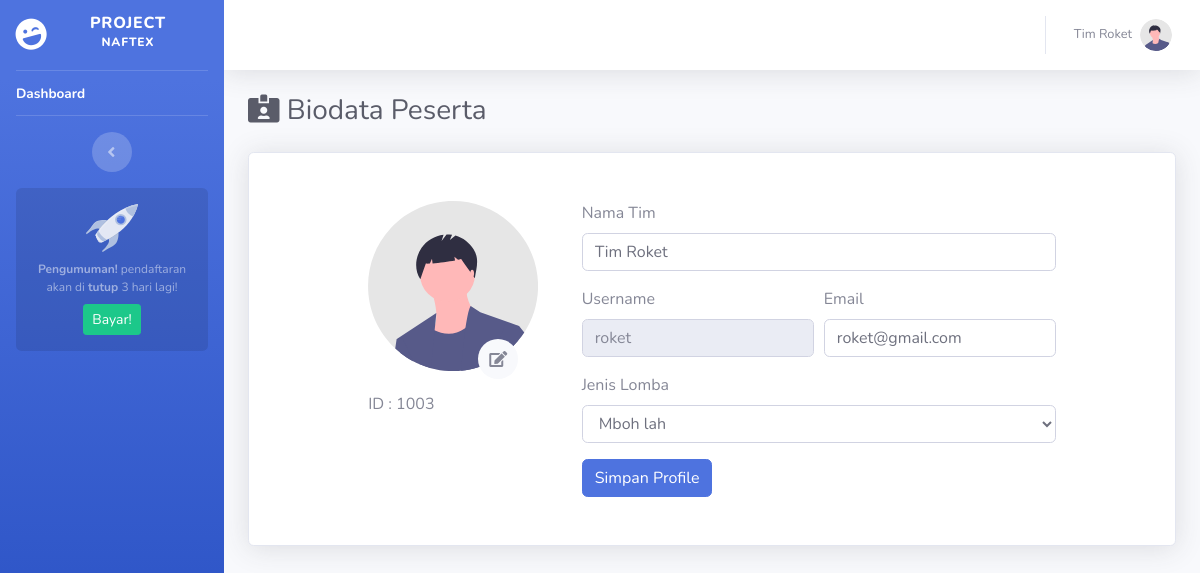
Page /dashboard/bioTim.php (signed in) on the earlier database version.
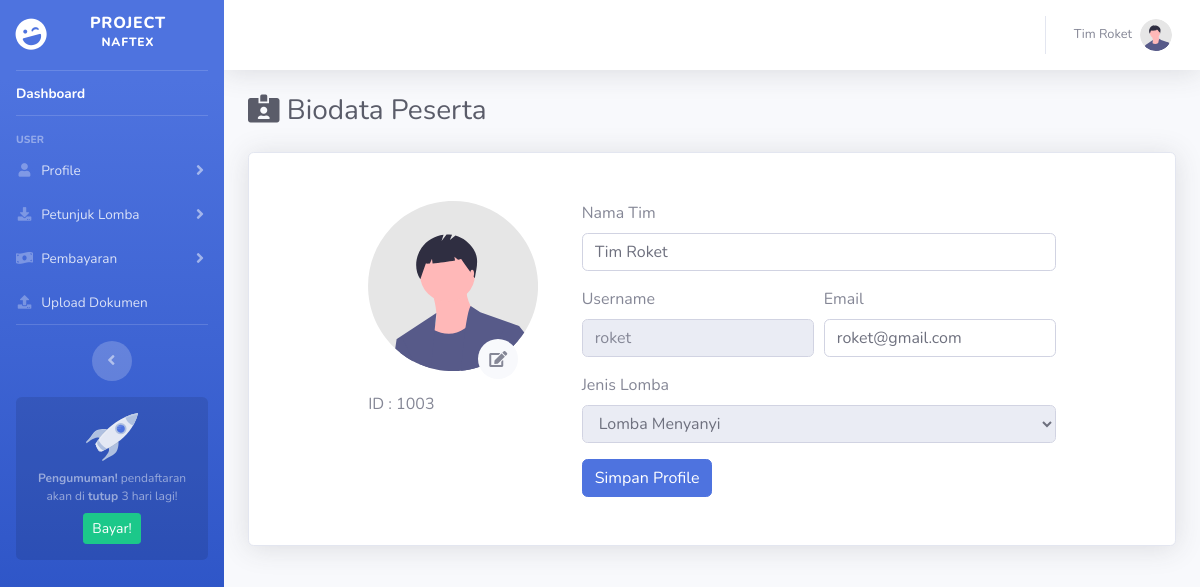
Same page on the later database version.
### tables this page shows
CREATE TABLE `user` (
  `id_user` int(11) NOT NULL,
  `username` varchar(50) NOT NULL,
  `password` varchar(50) NOT NULL,
  `nama` varchar(50) NOT NULL,
  `email` varchar(50) NOT NULL,
  `level` varchar(50) NOT NULL,
  `foto` varchar(50) NOT NULL,
  `id_lomba` int(11) NOT NULL
);

CREATE TABLE `data_lomba` (
  `id_lomba` int(11) NOT NULL,
  `nama` varchar(50) NOT NULL,
  `harga` varchar(50) NOT NULL,
  `deskripsi2` varchar(50) NOT NULL
);

CREATE TABLE `pembayaran_peserta` (
  `username` varchar(50) NOT NULL,
  `status_bayar` varchar(50) NOT NULL,
  `bukti_transfer` varchar(100) NOT NULL,
  `deskripsi2` varchar(50) NOT NULL
);

### dashboard/include/session.php (called while the page is built, shortened)
<?php
	if (isset($_SESSION['id_user'])) {
		$id_user = $_SESSION['id_user'];
		$query_n = mysqli_query($koneksi, "SELECT `nama` FROM `user` WHERE `id_user`='$id_user'");
	    while($data_n = mysqli_fetch_row($query_n)){
	      $nama = $data_n[0];
	    }
	}
	$level = $_SESSION['level'];
?>

### dashboard/bioTim.php (the view, shortened to what this page needs)
<?php
    include('../koneksi/koneksi.php');
    include('include/session.php');
?>
<!DOCTYPE html>
<html lang="en">
<head>
    <?php include "include/head.php" ?>
</head>
<body id="page-top">
    <div id="wrapper">
        <?php include "include/sidebar.php" ?>
        <div id="content-wrapper" class="d-flex flex-column">
            <div id="content">
                <?php include "include/navbar.php" ?>
                <div class="container-fluid">
                    <h1 class="h3 mb-4 text-gray-800"><i class="fas fa-id-card-alt"></i> Biodata Peserta</h1>
                    <div class="container mt-2 card shadow p-5">
                        <div class="row justify-content-center">
                            <?php
                                $sql_d = "SELECT `nama`,`username`,`email`,`id_lomba`,`foto` FROM `user` WHERE `id_user`='$id_user'";
                                $query_d = mysqli_query($koneksi,$sql_d);
                                while ($data_d = mysqli_fetch_row($query_d)) {
                                    $nama       = $data_d[0];
                                    $username   = $data_d[1];
                                    $email      = $data_d[2];
                                    $id_lomba   = $data_d[3];
                                    $foto       = $data_d[4];
                                }
                            ?>
                            <div class="col-md-3">
                                <?php
                                    if (!empty($foto)) { ?>
                                        <img src="assets/img/foto/<?= $foto ?>" class="rounded-circle" alt="foto-profile" width="170px">
                                    <?php } else { ?>
                                        <img src="assets/img/undraw_profile.svg" alt="foto-profile" width="170px">
                                    <?php }
                                ?>
                                <a href="#" data-toggle="modal" data-target="#editFoto" class="btn btn-circle bg-light" style="margin: -50px 0 0 110px; position: relative; z-index: 1;"><i class="fas fa-edit "></i></a>
                                <h6 class="h6"> ID : <?= "100".$id_user ?></h6>
                            </div>
                            <div class="col-md-7">
                                <form method="post">
                                    <div class="form-group">
                                        <label for="nama">Nama Tim</label>
                                        <input type="text" name="nama" class="form-control" id="inputnama" value="<?= $nama ?>">
                                    </div>
                                    <div class="form-row">
                                        <div class="form-group col-md-6">
                                            <label for="username">Username</label>
                                            <input type="text" class="form-control" id="username" placeholder="<?= $username ?>" disabled>
                                        </div>
                                        <div class="form-group col-md-6">
                                            <label for="email">Email</label>
                                            <input type="text" name="email" class="form-control" id="email" value="<?= $email ?>">
                                        </div>
                                    </div>
                                    <div class="form-group">
                                        <?php
                                            $query_s = mysqli_query($koneksi,"SELECT `status_bayar` FROM `pembayaran_peserta` WHERE `username`='$username'");
                                            while ($data_s = mysqli_fetch_row($query_s)) {$status_bayar   = $data_s[0];}
                                        ?>
                                        <label for="id_lomba">Jenis Lomba</label>
                                        <select class="form-control" id="id_lomba" name="id_lomba" <?php if($status_bayar=="belum"){echo "disabled";} ?>>
                                            <?php
                                                $sql_l = "SELECT `id_lomba`,`nama` FROM `data_lomba` ORDER BY `nama`";
                                                $query_l = mysqli_query($koneksi,$sql_l);
                                                while ($data_l = mysqli_fetch_row($query_l)) {
                                                    $id_l   = $data_l[0];
                                                    $nama_l = $data_l[1];
                                                ?>
                                                <option value="<?= $id_l ?>" <?php if($id_l==$id_lomba){echo "selected";} ?>><?= $nama_l ?></option>
                                                <?php }
                                            ?>
                                        </select>
                                    </div>
                                    <button type="submit" name="submit" class="btn btn-primary">Simpan Profile</button>
                                </form>
                            </div>
                        </div>
                    </div>
                </div>
            </div>
        </div>
    </div>
</body>
</html>

### dashboard/include/head.php (shortened to what this page needs)
<link href="assets/vendor/fontawesome-free/css/all.min.css" rel="stylesheet" type="text/css" />
<link href="https://cdn.datatables.net/1.10.18/css/dataTables.bootstrap4.min.css" rel="stylesheet">
<link href="assets/css/sb-admin-2.min.css" rel="stylesheet" />

### dashboard/include/sidebar.php (shortened to what this page needs)
<ul class="navbar-nav bg-gradient-primary sidebar sidebar-dark accordion" id="accordionSidebar">
    <a class="sidebar-brand d-flex align-items-center justify-content-center" href="index.html">
        <div class="sidebar-brand-icon rotate-n-15">
            <i class="fas fa-laugh-wink"></i>
        </div>
        <div class="sidebar-brand-text mx-3">Project <sup>NAFTEX</sup></div>
    </a>
    <hr class="sidebar-divider my-0" />
    <li class="nav-item active">
        <a class="nav-link" href="index.php">
            <span>Dashboard</span></a>
    </li>
    <hr class="sidebar-divider d-none d-md-block" />
    <?php
        if ($level=="peserta") {
    ?>
    <div class="sidebar-heading">User</div>
    <li class="nav-item">
        <a class="nav-link collapsed" href="#" data-toggle="collapse" data-target="#bioUser" aria-expanded="true" aria-controls="bioUser">
            <i class="fas fa-fw fa-user"></i>
            <span>Profile</span>
        </a>
    </li>
    <li class="nav-item">
        <a class="nav-link collapsed" href="#" data-toggle="collapse" data-target="#downloads" aria-expanded="true" aria-controls="downloads">
            <i class="fas fa-fw fa-download"></i>
            <span>Petunjuk Lomba</span>
        </a>
    </li>
    <li class="nav-item">
        <a class="nav-link collapsed" href="#" data-toggle="collapse" data-target="#payments" aria-expanded="true" aria-controls="payments">
            <i class="fas fa-fw fa-money-bill-wave"></i>
            <span>Pembayaran</span>
        </a>
    </li>
    <li class="nav-item">
        <a class="nav-link" href="docUpload.php">
            <i class="fas fa-fw fa-upload"></i>
            <span>Upload Dokumen</span>
        </a>
    </li>
    <hr class="sidebar-divider d-none d-md-block" />
    <?php } ?>
    <div class="text-center d-none d-md-inline">
        <button class="rounded-circle border-0" id="sidebarToggle"></button>
    </div>
    <div class="sidebar-card">
        <img class="sidebar-card-illustration mb-2" src="assets/img/undraw_rocket.svg" alt="" />
        <p class="text-center mb-2"><strong>Pengumuman!</strong> pendaftaran akan di <b>tutup</b> 3 hari lagi!</p>
        <a class="btn btn-success btn-sm" href="https://startbootstrap.com/theme/sb-admin-pro">Bayar!</a>
    </div>
</ul>

### dashboard/include/navbar.php (shortened to what this page needs)
<nav class="navbar navbar-expand navbar-light bg-white topbar mb-4 static-top shadow">
    <ul class="navbar-nav ml-auto">
        <li class="nav-item dropdown no-arrow">
            <a class="nav-link dropdown-toggle" href="#" id="userDropdown" role="button" data-toggle="dropdown" aria-haspopup="true" aria-expanded="false">
                <span class="mr-2 d-none d-lg-inline text-gray-600 small"><?= $nama ?></span>
                <img class="img-profile rounded-circle" src="assets/img/undraw_profile.svg" />
            </a>
        </li>
    </ul>
</nav>

### dashboard/include/head.php (style rules this page uses)
.nav-item .nav-link { padding-top: 10px !important; padding-bottom: 10px !important }

Differences in the rows shown:
changed user "Tim Roket": id_lomba "Mboh lah" → "Lomba Menyanyi"
Other differences:
text now shown: "USER Profile Petunjuk Lomba Pembayaran Upload Dokumen"
